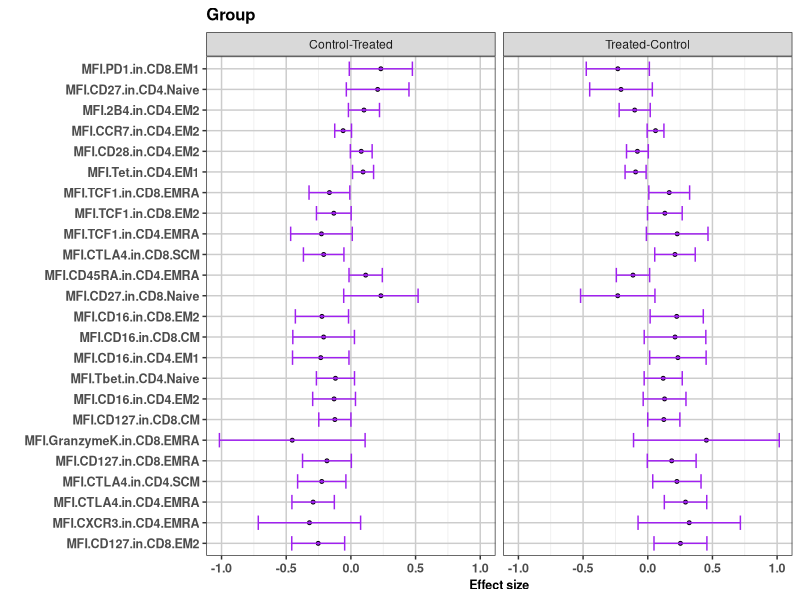

R code for this plot:
## This R script was initially developed by Jacob Bergstedt, student of Magnus Fontes at Lund University, Sweden in 2016, in the context of the Milieu Interieur project
## It was further edited and adapted to CyTOF analysis by Cecile Alanio, PostDoc in the Wherry Lab
## This version is April 2019
## It is meant to perform multiple regression analysis on FlowJo-based datasets
## It is provided here with an example where we do want to investigate the association of CMV serology with CyTOF-generated immunophenotypes
## For this, we run a multiple linear regression analysis, where (i) CMV serology is the treatment (= predictor = potentially having an effect), 
## (ii) CyTOF is the response (the imprint), (iii) age, gender, tabac, BMI and batch variables are included as covariates
## This is meant to answer the question of ?? can we detect any association of CMV serostatus with T cells in circulation? ?? 

#### Set wd and useful packages ---------------------------------------------------------------
#setwd("")
library(dplyr)
library(rio)
library(ggplot2)
library(RColorBrewer)
library(stringr)
library(scales)

brewer.set <- "Set1"
brewer.colours.CMV <- brewer_pal(palette = brewer.set)(5)[c(5,1)]
font_family="Helvetica"

#### Set up 4 Functions: CreateModelList, GetLmNames, FitLinearModels2, SelectSignificantTests, and PlotResult --------
CreateModelList <- function(models.2.fit, controls){
  CreateModelSubList <- function(models.2.fit, controls){
    lapply(1:nrow(models.2.fit), function(i) list(model = c(models.2.fit[i, -1]), 
                                                  treatments = models.2.fit[i, "treatment"],
                                                  response = models.2.fit[i, "response"]))
  }
  controls <- c("Control")
  models.2.fit <- as.matrix(models.2.fit)
  models.2.fit <- CreateModelSubList(models.2.fit, controls)
}


GetLmNames <- function(frame){
  levels.4.frame <- lapply(frame, levels)
  Reduce(c, lapply(names(levels.4.frame), function(x) paste0(x, levels.4.frame[[x]][-1])))
}

FitLinearModels2 <- function(model.list, variable.frame){
  FitSpecifiedModel <- function(model, variable.frame){
    treatments.lm.names <- GetLmNames(variable.frame[model$treatments])
    data_in<-data.frame(y = variable.frame[[model$response]], variable.frame[model$model])
    
    fit_level<-function(ref_group,model,data_in){
      
      lm_Res<-data.frame(summary(lm(y ~ relevel(Group,ref=ref_group) ,data = data_in ,
                                    singular.ok = FALSE, na.action = na.omit))$coefficients[-c(1),,drop = FALSE])
      lm_Res$Comp_group<-rownames(lm_Res)
      lm_Res$Comp_group <- gsub("relevel(Group, ref = ref_group)", "",lm_Res$Comp_group)
      data.frame(response = model$response, treatment = model$treatments,Ref_group=ref_group,lm_Res , row.names = NULL)
    }
    groups<-as.character(unique(data_in$Group))
    result.frame <- as.data.frame(Reduce(rbind, lapply(groups, fit_level,model=model, data_in=data_in)))
  }
  result.frame <- as.data.frame(Reduce(rbind, lapply(model.list, FitSpecifiedModel, variable.frame = variable.frame)))
  names(result.frame)[4:7] <- c("estimate", "se", "t", "p")
  result.frame$fdr <- p.adjust(result.frame$p, method = "fdr" )
  result.frame
}

# here in sign.levels, you can set the threshold for significance = threshold/2, ie here 0.025 means a threshold at P=0.05
SelectSignificantTests <- function(inference.results, sign.measure = "p", sign.level = 0.025){
  is.significant <- inference.results[,sign.measure] <= sign.level*2
  number.of.significant.tests <- sum(is.significant)
  alpha <- number.of.significant.tests/nrow(inference.results)*sign.level/2
  prob.thresh <- qnorm(1-alpha)
  sign.effects <- inference.results[is.significant,]
  sign.effects.plot.frame <- data.frame(sign.effects[,c("treatment", "response", "Ref_group","Comp_group")], 
                                        mean = sign.effects$estimate,
                                        lower = sign.effects$estimate-prob.thresh*sign.effects$se,
                                        higher = sign.effects$estimate+prob.thresh*sign.effects$se, stringsAsFactors = FALSE)
  sign.effects.plot.frame$legend <- factor(sign.effects.plot.frame$response)
  sign.effects.plot.frame
}

PlotResult <- function(sign.effects.plot.frame){
  path <- file.path(".", "Plots")
  ifelse(!dir.exists(path), dir.create(path), FALSE)
  sign.treatments <- unique(sign.effects.plot.frame$treatment)
  for(j in seq_along(sign.treatments)){
    sign.treatment <- sign.treatments[j]
    plt.vars <- sign.effects.plot.frame %>% filter(treatment == sign.treatment)
    plt <- ggplot(plt.vars, aes(x = reorder(legend, desc(mean)), y = mean, ymin = lower, ymax = higher))
    plt <- plt+geom_point(size = 1, shape=21, fill="purple") + geom_errorbar(width=0.7, position=position_dodge(0.05), color="purple")
    plt <- plt+coord_flip()+ggtitle(sign.treatment)
    plt <- plt+xlab("")+theme_bw() + theme(plot.title=element_text(size=12, face="bold"), panel.grid.major = element_line(colour = "gray80"), axis.text =element_text(size = font.size, face="bold"), axis.title = element_text(size =font.size, face="bold"), legend.title = element_text(size = font.size, face="bold"))
    plt <- plt+ylab("Effect size") +  guides(colour = guide_legend(title = "Significant (FDR < 0.05)"))
    plt <- plt+facet_grid(.~Comparison)
    ggsave(filename = file.path(path, paste0(sign.treatment, ".pdf")), plt, width = plot.width, height = plot.height)
  }  
}

#### Define graphical parameters ---------------------------------------------------------------
font.size=9
plot.width <- 20
plot.height <- 14

#### Upload 2 dataframes ---------------------------------------------------------------
# (i) the Demo, a table where each line is a donor identified by an ID, and in columns you will have included your "treatment" variables such as Group serostatus, as well as all other needed "Control" covariates, 
# In our example, the ID column header is coded as SUBJID, the CMV column contains information about the serostatus of the donors, Control column indicates the experiment number, and the 268 column after are the immunophenotypes
# and (ii) the "response" dataframe - here the csv file exported from FlowJo 

Demo = read.csv("Table_MFI.csv", header=TRUE, stringsAsFactors = F,row.names = 1)

#Ignore the last two rows which are the Mean and SD for each exported column from FlowJo
#make sure your treatment variables are factors
Demo = Demo[-c((nrow(Demo)),(nrow(Demo)-1)),]

#Create the group column accordingly
n1=4
Demo$Group=as.factor(c(rep("Control",n1),rep("Treated",(nrow(Demo)-n1))))

# make sure your response immunophenotypes are numeric values
Demo[,1:(ncol(Demo)-1)]  <- lapply(Demo[,1:(ncol(Demo)-1)], function(x) {
  if(is.integer(x)) as.numeric(as.character(x)) else x
})

#### Identify the treatment variables you want to explore - for example here Group value, but you may choose several ones ---------------------------------------------------------------
# you need to keep SUBJID column herein
Demo$SUBJID=rownames(Demo)
treatment = Demo %>% select(Group, SUBJID)

#### Identify the dataset with your response variables = the CyTOF-based FlowJo-exported .csv dataset, and normalize MFIs ---------------------------------------------------------------
CyTOF = Demo[,1:(ncol(Demo)-2)]
is.mfi <- grepl("^MFI.", colnames(CyTOF))
is.percentage <- grepl("^Percentage", colnames(CyTOF))
#MFI values are normalized using log10 transformation
CyTOF=cbind(CyTOF[,is.percentage],log10(CyTOF[,is.mfi]))

# you need to include SUBJID column herein
CyTOF_SUBJID = select(Demo, SUBJID)
CyTOF= bind_cols(CyTOF, CyTOF_SUBJID)

# you may want to consider an approach for imputing missing NA values
# we suggest to normalize by the mean as in below:

# count NA values in each column
sapply(CyTOF, function(x) sum(is.na(x)))
# impute NA values in each column with mean
for(i in 1:ncol(CyTOF)){
  CyTOF[is.na(CyTOF[,i]), i] <- mean(CyTOF[,i], na.rm = TRUE)
}

#### Merge your CyTOF and treatment datasets ---------------------------------------------------------------
CyTOF = semi_join(CyTOF, treatment, by="SUBJID")
# remove SUBJID
CyTOF = CyTOF %>% select(-SUBJID)

#### Isolate covariates you need as Control in the regression ---------------------------------------------------------------
#Just choosing Group as the covariable,this can be selected accordingly
cova = Demo %>% select(SUBJID, Group)
# merge your cova and treatment datasets
cova = semi_join(cova, treatment, by="SUBJID")
# remove SUBJID from both dataframes
cova = cova %>% select(-SUBJID)
treatment = treatment %>% select(-SUBJID)

#### Run the regression analysis ---------------------------------------------------------------
# Build a single processed dataframe
variable.frame <- cbind(treatment, cova, CyTOF)
# Create Model List
models.2.fit <- expand.grid(response = names(CyTOF), treatment = names(treatment), stringsAsFactors = FALSE)
model.list <- CreateModelList(models.2.fit)
# Fit Linear Models
inference.results <- FitLinearModels2(model.list, variable.frame)
inference.results$Comp_group <- gsub("\\(", "",inference.results$Comp_group)
inference.results$Comp_group <- gsub("\\)", "",inference.results$Comp_group)
inference.results$Comp_group <- gsub("relevelGroup, ref = ref_group", "",inference.results$Comp_group)
# Export the inference results on a csv file
export(inference.results, "inference_results.csv")
# SelectSignificantTests
inference.frame <- SelectSignificantTests(inference.results)
inference.frame$Comparison=paste0(inference.frame$Comp_group,"-",inference.frame$Ref_group)
# PlotResult
inference.plots <- PlotResult(inference.frame)
